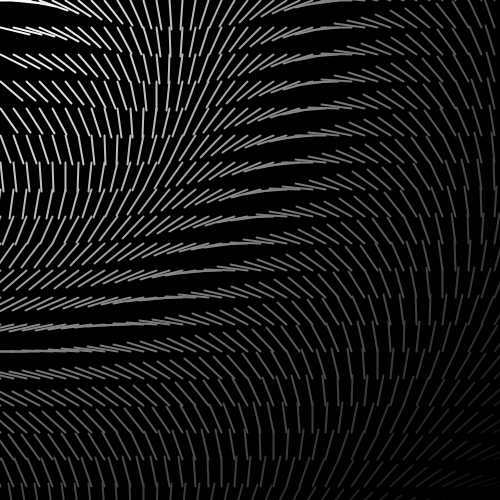
Frame 1 (no input)
Frame 60 (the mouse pressed at the canvas centre just before this capture): identical to frame 1, image omitted
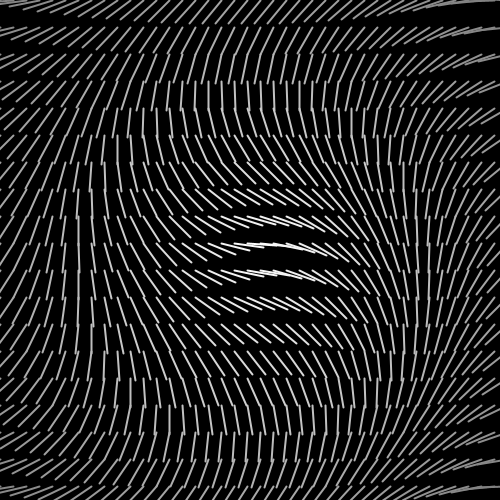
Frame 120 (the mouse held since frame 60 and released just before this capture)

The Processing sketch that drew these frames (run headless with seeded random() and noise(); from frame 60 on, the mouse is pressed at the canvas centre):

// Processing sketch: fur_wind_class
// ── fur_wind_class.pde
int COLUMNS = 40;
int ROWS = 20;

Hair[] fur;

void setup() {
  size(500, 500);
  noStroke();
  background(0);
  rectMode(CENTER);
  float xstep = width / (COLUMNS - 2);
  float ystep = height / (ROWS - 2);
  
  fur = new Hair[COLUMNS * ROWS];
  for (int y=0; y < ROWS; y++) {
    for (int x=0; x < COLUMNS; x++) {
      println((COLUMNS * y) + x);
      fur[x + (y * COLUMNS)] = new Hair(x * xstep, y * ystep);
    }
  }
}

void draw() {
  background(0);
  stroke(255);
  noFill();

  strokeWeight(2);
  
  for (Hair h : fur) {
    h.update(mouseX, mouseY);
    h.draw();
  }
}

class Hair {
  float x, y;
  float rot;
  
  Hair(float x, float y) {
    this.x = x;
    this.y = y;
  }
  
  void draw() {
    float cval = map(rot, 0, TWO_PI, 255, 0); 
    
    pushMatrix();
    stroke(cval);
    translate(x, y);
    rotate(rot);
    line(0, 0, 30, 0);
    popMatrix();       
  }
  
  void update(float otherx, float othery) {
    float dis = dist(x, y, otherx, othery);
    float deg = map(dis, 0, dist(0, 0, width, height), 0, 360);
    rot = radians(deg);
  }
}
